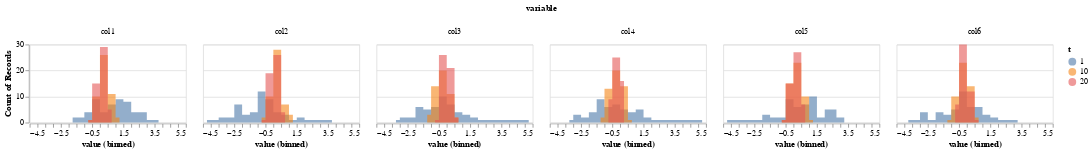

The notebook cell this image was saved under:
### Code cell
alt.Chart(ps).mark_area(
    opacity = 0.6,
    interpolate = "step"
).encode(
    alt.Y('count()', stack=None),
    alt.X('value:Q',
          bin=alt.Bin(maxbins=30)
         ),
    alt.Color('t:N'),
    column = 'variable'
).properties(width=200, height=100)

### Figure 1 — Vega-Lite specification as saved in the notebook (floating-point values rounded to 4 significant figures; data arrays with more than 128 entries replaced by an {"elided": "..."} marker saying what was removed)
{"config": {"view": {"continuousWidth": 400, "continuousHeight": 300}}, "data": {"name": "data-a7bb9247fbdf33a518ec30e49b9e1cde"}, "mark": {"type": "area", "interpolate": "step", "opacity": 0.6}, "encoding": {"color": {"type": "nominal", "field": "t"}, "column": {"type": "nominal", "field": "variable"}, "x": {"type": "quantitative", "bin": {"maxbins": 30}, "field": "value"}, "y": {"type": "quantitative", "aggregate": "count", "stack": null}}, "height": 100, "width": 200, "$schema": "https://vega.github.io/schema/vega-lite/v4.8.1.json", "datasets": {"data-a7bb9247fbdf33a518ec30e49b9e1cde": {"elided": "900 records"}}}
